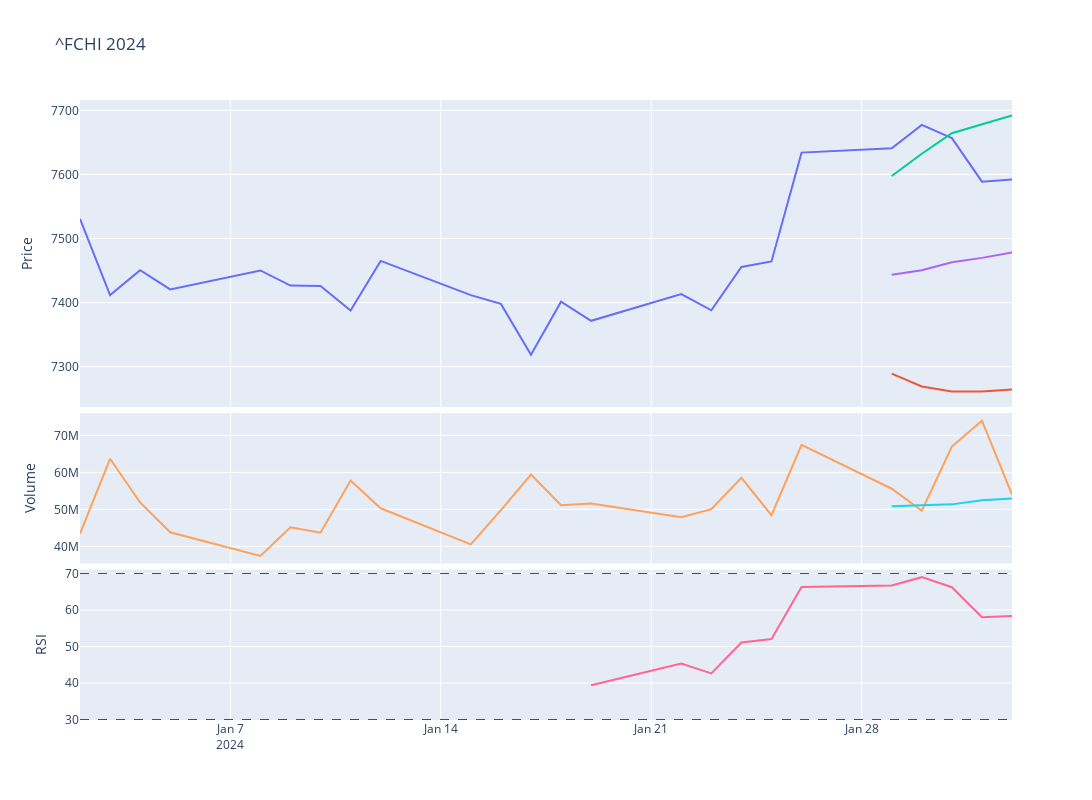

The notebook cell saved with this chart:
### Code cell
# Plot the adjusted close price of the ^IBEX for year
fig = make_subplots(rows=4, cols=1,shared_xaxes=True,vertical_spacing=0.01,specs=[[{'rowspan':2,'colspan':1}],[None],[{'rowspan':1,'colspan':1}],[{'rowspan':1,'colspan':1}]])

# Graph (1,1)
fig.add_trace(go.Scatter(x=stock_cac['Adj Close'].loc[year].index,y=stock_cac['Adj Close'].loc[year],mode="lines",name=f'{ticker}'),row=1,col=1)
fig.add_trace(go.Scatter(x=stock_cac['BB_Lower'].loc[year].index,y=stock_cac['BB_Lower'].loc[year],mode="lines",name='BB_Lower'),row=1,col=1)
fig.add_trace(go.Scatter(x=stock_cac['BB_Upper'].loc[year].index,y=stock_cac['BB_Upper'].loc[year],mode="lines",name='BB_Upper'),row=1,col=1)
fig.add_trace(go.Scatter(x=stock_cac['MMA20'].loc[year].index,y=stock_cac['MMA20'].loc[year],mode="lines",name='MMA20'),row=1,col=1)
# Update xaxis properties
fig.update_yaxes(title_text="Price", row=1, col=1)

# Graph (3,1)
fig.add_trace(go.Scatter(x=stock_cac['Volume'].loc[year].index,y=stock_cac['Volume'].loc[year],mode="lines",name='Volume'),row=3, col=1)
fig.add_trace(go.Scatter(x=stock_cac['Volume'].loc[year].index,y=stock_cac['Volume'].loc[year].rolling(20).mean(),mode="lines",name='MMA20'),row=3,col=1)
fig.update_yaxes(title_text="Volume", row=3, col=1)

# Graph (4,1)
fig.add_trace(go.Scatter(x=stock_cac['RSI'].loc[year].index,y=stock_cac['RSI'].loc[year],mode="lines",name='RSI'),row=4, col=1)
fig.add_hline(y=30, line_width=1, line_dash="dash", line_color="green",row=4,col=1)
fig.add_hline(y=70, line_width=1, line_dash="dash", line_color="red",row=4,col=1)
fig.update_yaxes(title_text="RSI", row=4, col=1)

fig.update_layout(height=800, width=1300,showlegend=False,title=f"{ticker} {year}")

fig.show()

### Figure 1 — Plotly figure (JSON) as saved in the notebook; plotly's stock layout.template omitted (floating-point values rounded to 4 significant figures)
{"data": [{"mode": "lines", "name": "^FCHI", "type": "scatter", "x": ["2024-01-02T00:00:00", "2024-01-03T00:00:00", "2024-01-04T00:00:00", "2024-01-05T00:00:00", "2024-01-08T00:00:00", "2024-01-09T00:00:00", "2024-01-10T00:00:00", "2024-01-11T00:00:00", "2024-01-12T00:00:00", "2024-01-15T00:00:00", "2024-01-16T00:00:00", "2024-01-17T00:00:00", "2024-01-18T00:00:00", "2024-01-19T00:00:00", "2024-01-22T00:00:00", "2024-01-23T00:00:00", "2024-01-24T00:00:00", "2024-01-25T00:00:00", "2024-01-26T00:00:00", "2024-01-29T00:00:00", "2024-01-30T00:00:00", "2024-01-31T00:00:00", "2024-02-01T00:00:00", "2024-02-02T00:00:00"], "xaxis": "x", "y": [7531.0, 7412.0, 7451.0, 7421.0, 7450.0, 7427.0, 7426.0, 7388.0, 7465.0, 7412.0, 7398, 7319.0, 7401.0, 7372.0, 7413.0, 7388.0, 7456.0, 7464.0, 7634.0, 7641.0, 7677.0, 7657.0, 7589.0, 7592.0], "yaxis": "y"}, {"mode": "lines", "name": "BB_Lower", "type": "scatter", "x": ["2024-01-02T00:00:00", "2024-01-03T00:00:00", "2024-01-04T00:00:00", "2024-01-05T00:00:00", "2024-01-08T00:00:00", "2024-01-09T00:00:00", "2024-01-10T00:00:00", "2024-01-11T00:00:00", "2024-01-12T00:00:00", "2024-01-15T00:00:00", "2024-01-16T00:00:00", "2024-01-17T00:00:00", "2024-01-18T00:00:00", "2024-01-19T00:00:00", "2024-01-22T00:00:00", "2024-01-23T00:00:00", "2024-01-24T00:00:00", "2024-01-25T00:00:00", "2024-01-26T00:00:00", "2024-01-29T00:00:00", "2024-01-30T00:00:00", "2024-01-31T00:00:00", "2024-02-01T00:00:00", "2024-02-02T00:00:00"], "xaxis": "x", "y": [null, null, null, null, null, null, null, null, null, null, null, null, null, null, null, null, null, null, null, 7289.0, 7269.0, 7261.0, 7261.0, 7265.0], "yaxis": "y"}, {"mode": "lines", "name": "BB_Upper", "type": "scatter", "x": ["2024-01-02T00:00:00", "2024-01-03T00:00:00", "2024-01-04T00:00:00", "2024-01-05T00:00:00", "2024-01-08T00:00:00", "2024-01-09T00:00:00", "2024-01-10T00:00:00", "2024-01-11T00:00:00", "2024-01-12T00:00:00", "2024-01-15T00:00:00", "2024-01-16T00:00:00", "2024-01-17T00:00:00", "2024-01-18T00:00:00", "2024-01-19T00:00:00", "2024-01-22T00:00:00", "2024-01-23T00:00:00", "2024-01-24T00:00:00", "2024-01-25T00:00:00", "2024-01-26T00:00:00", "2024-01-29T00:00:00", "2024-01-30T00:00:00", "2024-01-31T00:00:00", "2024-02-01T00:00:00", "2024-02-02T00:00:00"], "xaxis": "x", "y": [null, null, null, null, null, null, null, null, null, null, null, null, null, null, null, null, null, null, null, 7598.0, 7632.0, 7664.0, 7678.0, 7692.0], "yaxis": "y"}, {"mode": "lines", "name": "MMA20", "type": "scatter", "x": ["2024-01-02T00:00:00", "2024-01-03T00:00:00", "2024-01-04T00:00:00", "2024-01-05T00:00:00", "2024-01-08T00:00:00", "2024-01-09T00:00:00", "2024-01-10T00:00:00", "2024-01-11T00:00:00", "2024-01-12T00:00:00", "2024-01-15T00:00:00", "2024-01-16T00:00:00", "2024-01-17T00:00:00", "2024-01-18T00:00:00", "2024-01-19T00:00:00", "2024-01-22T00:00:00", "2024-01-23T00:00:00", "2024-01-24T00:00:00", "2024-01-25T00:00:00", "2024-01-26T00:00:00", "2024-01-29T00:00:00", "2024-01-30T00:00:00", "2024-01-31T00:00:00", "2024-02-01T00:00:00", "2024-02-02T00:00:00"], "xaxis": "x", "y": [null, null, null, null, null, null, null, null, null, null, null, null, null, null, null, null, null, null, null, 7443.0, 7451.0, 7463.0, 7470.0, 7478.0], "yaxis": "y"}, {"mode": "lines", "name": "Volume", "type": "scatter", "x": ["2024-01-02T00:00:00", "2024-01-03T00:00:00", "2024-01-04T00:00:00", "2024-01-05T00:00:00", "2024-01-08T00:00:00", "2024-01-09T00:00:00", "2024-01-10T00:00:00", "2024-01-11T00:00:00", "2024-01-12T00:00:00", "2024-01-15T00:00:00", "2024-01-16T00:00:00", "2024-01-17T00:00:00", "2024-01-18T00:00:00", "2024-01-19T00:00:00", "2024-01-22T00:00:00", "2024-01-23T00:00:00", "2024-01-24T00:00:00", "2024-01-25T00:00:00", "2024-01-26T00:00:00", "2024-01-29T00:00:00", "2024-01-30T00:00:00", "2024-01-31T00:00:00", "2024-02-01T00:00:00", "2024-02-02T00:00:00"], "xaxis": "x2", "y": [43443100, 63685500, 51878000, 43819900, 37426500, 45159400, 43697000, 57821000, 50299100, 40568900, 49822800, 59431200, 51151100, 51572100, 47900000, 50061200, 58529300, 48432800, 67454400, 55590300, 49655300, 66991100, 73997400, 54022500], "yaxis": "y2"}, {"mode": "lines", "name": "MMA20", "type": "scatter", "x": ["2024-01-02T00:00:00", "2024-01-03T00:00:00", "2024-01-04T00:00:00", "2024-01-05T00:00:00", "2024-01-08T00:00:00", "2024-01-09T00:00:00", "2024-01-10T00:00:00", "2024-01-11T00:00:00", "2024-01-12T00:00:00", "2024-01-15T00:00:00", "2024-01-16T00:00:00", "2024-01-17T00:00:00", "2024-01-18T00:00:00", "2024-01-19T00:00:00", "2024-01-22T00:00:00", "2024-01-23T00:00:00", "2024-01-24T00:00:00", "2024-01-25T00:00:00", "2024-01-26T00:00:00", "2024-01-29T00:00:00", "2024-01-30T00:00:00", "2024-01-31T00:00:00", "2024-02-01T00:00:00", "2024-02-02T00:00:00"], "xaxis": "x2", "y": [null, null, null, null, null, null, null, null, null, null, null, null, null, null, null, null, null, null, null, 50887180, 51197790, 51363070, 52469040, 52979170], "yaxis": "y2"}, {"mode": "lines", "name": "RSI", "type": "scatter", "x": ["2024-01-02T00:00:00", "2024-01-03T00:00:00", "2024-01-04T00:00:00", "2024-01-05T00:00:00", "2024-01-08T00:00:00", "2024-01-09T00:00:00", "2024-01-10T00:00:00", "2024-01-11T00:00:00", "2024-01-12T00:00:00", "2024-01-15T00:00:00", "2024-01-16T00:00:00", "2024-01-17T00:00:00", "2024-01-18T00:00:00", "2024-01-19T00:00:00", "2024-01-22T00:00:00", "2024-01-23T00:00:00", "2024-01-24T00:00:00", "2024-01-25T00:00:00", "2024-01-26T00:00:00", "2024-01-29T00:00:00", "2024-01-30T00:00:00", "2024-01-31T00:00:00", "2024-02-01T00:00:00", "2024-02-02T00:00:00"], "xaxis": "x3", "y": [null, null, null, null, null, null, null, null, null, null, null, null, null, 39.41, 45.34, 42.62, 51.1, 52.07, 66.31, 66.72, 69.0, 66.24, 58.05, 58.33], "yaxis": "y3"}], "layout": {"height": 800, "shapes": [{"line": {"color": "green", "dash": "dash", "width": 1}, "type": "line", "x0": 0, "x1": 1, "xref": "x3 domain", "y0": 30, "y1": 30, "yref": "y3"}, {"line": {"color": "red", "dash": "dash", "width": 1}, "type": "line", "x0": 0, "x1": 1, "xref": "x3 domain", "y0": 70, "y1": 70, "yref": "y3"}], "showlegend": false, "title": {"text": "^FCHI 2024"}, "width": 1300, "xaxis": {"anchor": "y", "domain": [0, 1], "matches": "x3", "showticklabels": false}, "xaxis2": {"anchor": "y2", "domain": [0, 1], "matches": "x3", "showticklabels": false}, "xaxis3": {"anchor": "y3", "domain": [0, 1]}, "yaxis": {"anchor": "x", "domain": [0.505, 1], "title": {"text": "Price"}}, "yaxis2": {"anchor": "x2", "domain": [0.2525, 0.495], "title": {"text": "Volume"}}, "yaxis3": {"anchor": "x3", "domain": [0, 0.2425], "title": {"text": "RSI"}}}}
